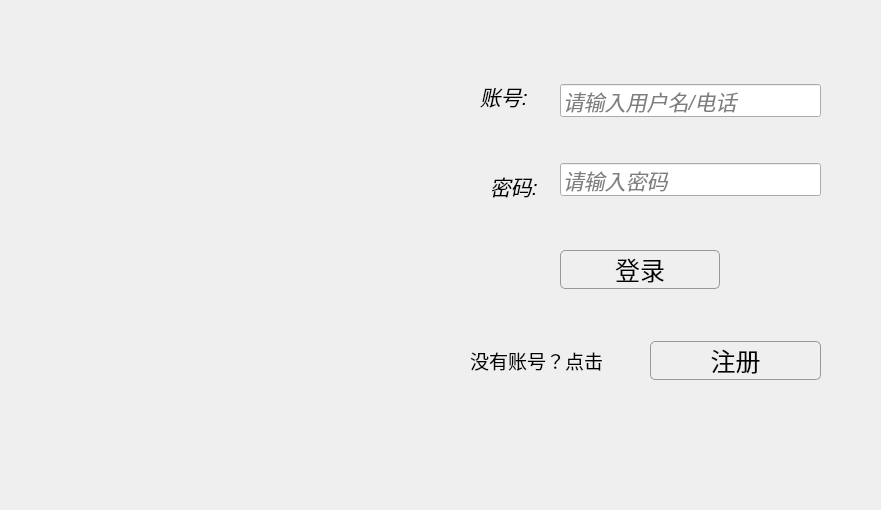
<?xml version="1.0" encoding="UTF-8"?>
<ui version="4.0">
 <class>login</class>
 <widget class="QDialog" name="login">
  <property name="geometry">
   <rect>
    <x>0</x>
    <y>0</y>
    <width>881</width>
    <height>510</height>
   </rect>
  </property>
  <property name="windowTitle">
   <string>登录</string>
  </property>
  <widget class="QLabel" name="label_4">
   <property name="geometry">
    <rect>
     <x>0</x>
     <y>0</y>
     <width>881</width>
     <height>511</height>
    </rect>
   </property>
   <property name="styleSheet">
    <string notr="true">border-image: url(:/img/login.jpg)</string>
   </property>
   <property name="text">
    <string/>
   </property>
  </widget>
  <widget class="QWidget" name="horizontalLayoutWidget">
   <property name="geometry">
    <rect>
     <x>480</x>
     <y>70</y>
     <width>81</width>
     <height>51</height>
    </rect>
   </property>
   <layout class="QHBoxLayout" name="horizontalLayout">
    <item>
     <widget class="QLabel" name="label">
      <property name="font">
       <font>
        <pointsize>16</pointsize>
        <italic>true</italic>
       </font>
      </property>
      <property name="text">
       <string>账号:</string>
      </property>
     </widget>
    </item>
   </layout>
  </widget>
  <widget class="QWidget" name="verticalLayoutWidget">
   <property name="geometry">
    <rect>
     <x>560</x>
     <y>60</y>
     <width>261</width>
     <height>81</height>
    </rect>
   </property>
   <layout class="QVBoxLayout" name="verticalLayout">
    <item>
     <widget class="QLineEdit" name="username">
      <property name="font">
       <font>
        <pointsize>16</pointsize>
        <italic>true</italic>
       </font>
      </property>
      <property name="styleSheet">
       <string notr="true"/>
      </property>
      <property name="text">
       <string/>
      </property>
      <property name="placeholderText">
       <string>请输入用户名/电话</string>
      </property>
     </widget>
    </item>
   </layout>
  </widget>
  <widget class="QWidget" name="horizontalLayoutWidget_2">
   <property name="geometry">
    <rect>
     <x>490</x>
     <y>160</y>
     <width>71</width>
     <height>51</height>
    </rect>
   </property>
   <layout class="QHBoxLayout" name="horizontalLayout_2">
    <item>
     <widget class="QLabel" name="label_2">
      <property name="font">
       <font>
        <pointsize>16</pointsize>
        <italic>true</italic>
       </font>
      </property>
      <property name="text">
       <string>密码:</string>
      </property>
     </widget>
    </item>
   </layout>
  </widget>
  <widget class="QWidget" name="verticalLayoutWidget_2">
   <property name="geometry">
    <rect>
     <x>560</x>
     <y>140</y>
     <width>261</width>
     <height>80</height>
    </rect>
   </property>
   <layout class="QVBoxLayout" name="verticalLayout_2">
    <item>
     <widget class="QLineEdit" name="password">
      <property name="font">
       <font>
        <pointsize>16</pointsize>
        <italic>true</italic>
       </font>
      </property>
      <property name="styleSheet">
       <string notr="true"/>
      </property>
      <property name="text">
       <string/>
      </property>
      <property name="placeholderText">
       <string>请输入密码</string>
      </property>
     </widget>
    </item>
   </layout>
  </widget>
  <widget class="QWidget" name="verticalLayoutWidget_3">
   <property name="geometry">
    <rect>
     <x>560</x>
     <y>230</y>
     <width>160</width>
     <height>80</height>
    </rect>
   </property>
   <layout class="QVBoxLayout" name="verticalLayout_3">
    <item>
     <widget class="QPushButton" name="pushButton">
      <property name="font">
       <font>
        <pointsize>19</pointsize>
       </font>
      </property>
      <property name="styleSheet">
       <string notr="true">QWidget {
    border: 1px solid #999999;
    border-radius: 5px;
}</string>
      </property>
      <property name="text">
       <string>登录</string>
      </property>
     </widget>
    </item>
   </layout>
  </widget>
  <widget class="QWidget" name="verticalLayoutWidget_4">
   <property name="geometry">
    <rect>
     <x>470</x>
     <y>330</y>
     <width>151</width>
     <height>61</height>
    </rect>
   </property>
   <layout class="QVBoxLayout" name="verticalLayout_4">
    <item>
     <widget class="QLabel" name="label_3">
      <property name="font">
       <font>
        <pointsize>14</pointsize>
       </font>
      </property>
      <property name="text">
       <string>没有账号？点击</string>
      </property>
     </widget>
    </item>
   </layout>
  </widget>
  <widget class="QWidget" name="verticalLayoutWidget_5">
   <property name="geometry">
    <rect>
     <x>650</x>
     <y>330</y>
     <width>171</width>
     <height>61</height>
    </rect>
   </property>
   <layout class="QVBoxLayout" name="verticalLayout_5">
    <item>
     <widget class="QPushButton" name="pushButton_2">
      <property name="font">
       <font>
        <pointsize>19</pointsize>
       </font>
      </property>
      <property name="styleSheet">
       <string notr="true">QWidget {
    border: 1px solid #999999;
    border-radius: 5px;
}
</string>
      </property>
      <property name="text">
       <string>注册</string>
      </property>
     </widget>
    </item>
   </layout>
  </widget>
 </widget>
 <resources/>
 <connections/>
</ui>
